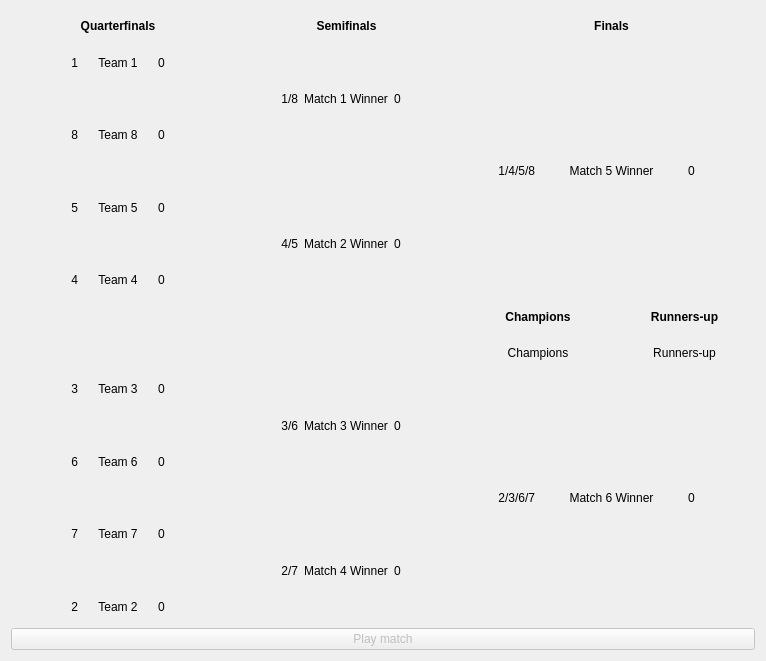
<?xml version="1.0" encoding="UTF-8"?>
<ui version="4.0">
 <class>EightTeamStandardCup</class>
 <widget class="QWidget" name="EightTeamStandardCup">
  <property name="geometry">
   <rect>
    <x>0</x>
    <y>0</y>
    <width>766</width>
    <height>661</height>
   </rect>
  </property>
  <property name="windowTitle">
   <string>Cup</string>
  </property>
  <layout class="QGridLayout" name="gridLayout">
   <item row="13" column="1">
    <widget class="QLabel" name="quarter3Team2">
     <property name="text">
      <string>Team 6</string>
     </property>
     <property name="alignment">
      <set>Qt::AlignCenter</set>
     </property>
    </widget>
   </item>
   <item row="11" column="2">
    <widget class="QLabel" name="quarter3Score1">
     <property name="text">
      <string>0</string>
     </property>
    </widget>
   </item>
   <item row="4" column="2">
    <widget class="QLabel" name="quarter1Score2">
     <property name="text">
      <string>0</string>
     </property>
    </widget>
   </item>
   <item row="17" column="0">
    <widget class="QLabel" name="quarter4Seed2">
     <property name="text">
      <string>2</string>
     </property>
     <property name="alignment">
      <set>Qt::AlignRight|Qt::AlignTrailing|Qt::AlignVCenter</set>
     </property>
    </widget>
   </item>
   <item row="15" column="2">
    <widget class="QLabel" name="quarter4Score1">
     <property name="text">
      <string>0</string>
     </property>
    </widget>
   </item>
   <item row="2" column="1">
    <widget class="QLabel" name="quarter1Team1">
     <property name="text">
      <string>Team 1</string>
     </property>
     <property name="alignment">
      <set>Qt::AlignCenter</set>
     </property>
    </widget>
   </item>
   <item row="2" column="0">
    <widget class="QLabel" name="quarter1Seed1">
     <property name="text">
      <string>1</string>
     </property>
     <property name="alignment">
      <set>Qt::AlignRight|Qt::AlignTrailing|Qt::AlignVCenter</set>
     </property>
    </widget>
   </item>
   <item row="0" column="3" colspan="3">
    <widget class="QLabel" name="sfLabel">
     <property name="font">
      <font>
       <weight>75</weight>
       <bold>true</bold>
      </font>
     </property>
     <property name="text">
      <string>Semifinals</string>
     </property>
     <property name="alignment">
      <set>Qt::AlignCenter</set>
     </property>
    </widget>
   </item>
   <item row="15" column="1">
    <widget class="QLabel" name="quarter4Team1">
     <property name="text">
      <string>Team 7</string>
     </property>
     <property name="alignment">
      <set>Qt::AlignCenter</set>
     </property>
    </widget>
   </item>
   <item row="0" column="0" colspan="3">
    <widget class="QLabel" name="qfLabel">
     <property name="font">
      <font>
       <weight>75</weight>
       <bold>true</bold>
      </font>
     </property>
     <property name="text">
      <string>Quarterfinals</string>
     </property>
     <property name="alignment">
      <set>Qt::AlignCenter</set>
     </property>
    </widget>
   </item>
   <item row="8" column="0">
    <widget class="QLabel" name="quarter2Seed2">
     <property name="text">
      <string>4</string>
     </property>
     <property name="alignment">
      <set>Qt::AlignRight|Qt::AlignTrailing|Qt::AlignVCenter</set>
     </property>
    </widget>
   </item>
   <item row="13" column="0">
    <widget class="QLabel" name="quarter3Seed2">
     <property name="text">
      <string>6</string>
     </property>
     <property name="alignment">
      <set>Qt::AlignRight|Qt::AlignTrailing|Qt::AlignVCenter</set>
     </property>
    </widget>
   </item>
   <item row="15" column="0">
    <widget class="QLabel" name="quarter4Seed1">
     <property name="text">
      <string>7</string>
     </property>
     <property name="alignment">
      <set>Qt::AlignRight|Qt::AlignTrailing|Qt::AlignVCenter</set>
     </property>
    </widget>
   </item>
   <item row="17" column="1">
    <widget class="QLabel" name="quarter4Team2">
     <property name="text">
      <string>Team 2</string>
     </property>
     <property name="alignment">
      <set>Qt::AlignCenter</set>
     </property>
    </widget>
   </item>
   <item row="3" column="4">
    <widget class="QLabel" name="quarter1Team">
     <property name="text">
      <string>Match 1 Winner</string>
     </property>
     <property name="alignment">
      <set>Qt::AlignCenter</set>
     </property>
    </widget>
   </item>
   <item row="2" column="2">
    <widget class="QLabel" name="quarter1Score1">
     <property name="text">
      <string>0</string>
     </property>
    </widget>
   </item>
   <item row="6" column="2">
    <widget class="QLabel" name="quarter2Score1">
     <property name="text">
      <string>0</string>
     </property>
    </widget>
   </item>
   <item row="21" column="0" colspan="10">
    <widget class="QPushButton" name="playCupMatchButton">
     <property name="enabled">
      <bool>false</bool>
     </property>
     <property name="text">
      <string>Play match</string>
     </property>
    </widget>
   </item>
   <item row="11" column="1">
    <widget class="QLabel" name="quarter3Team1">
     <property name="text">
      <string>Team 3</string>
     </property>
     <property name="alignment">
      <set>Qt::AlignCenter</set>
     </property>
    </widget>
   </item>
   <item row="8" column="2">
    <widget class="QLabel" name="quarter2Score2">
     <property name="text">
      <string>0</string>
     </property>
    </widget>
   </item>
   <item row="6" column="1">
    <widget class="QLabel" name="quarter2Team1">
     <property name="text">
      <string>Team 5</string>
     </property>
     <property name="alignment">
      <set>Qt::AlignCenter</set>
     </property>
    </widget>
   </item>
   <item row="6" column="0">
    <widget class="QLabel" name="quarter2Seed1">
     <property name="text">
      <string>5</string>
     </property>
     <property name="alignment">
      <set>Qt::AlignRight|Qt::AlignTrailing|Qt::AlignVCenter</set>
     </property>
    </widget>
   </item>
   <item row="4" column="1">
    <widget class="QLabel" name="quarter1Team2">
     <property name="text">
      <string>Team 8</string>
     </property>
     <property name="alignment">
      <set>Qt::AlignCenter</set>
     </property>
    </widget>
   </item>
   <item row="8" column="1">
    <widget class="QLabel" name="quarter2Team2">
     <property name="text">
      <string>Team 4</string>
     </property>
     <property name="alignment">
      <set>Qt::AlignCenter</set>
     </property>
    </widget>
   </item>
   <item row="11" column="0">
    <widget class="QLabel" name="quarter3Seed1">
     <property name="text">
      <string>3</string>
     </property>
     <property name="alignment">
      <set>Qt::AlignRight|Qt::AlignTrailing|Qt::AlignVCenter</set>
     </property>
    </widget>
   </item>
   <item row="10" column="6" colspan="2">
    <widget class="QLabel" name="champions">
     <property name="text">
      <string>Champions</string>
     </property>
     <property name="alignment">
      <set>Qt::AlignCenter</set>
     </property>
    </widget>
   </item>
   <item row="4" column="0">
    <widget class="QLabel" name="quarter1Seed2">
     <property name="text">
      <string>8</string>
     </property>
     <property name="alignment">
      <set>Qt::AlignRight|Qt::AlignTrailing|Qt::AlignVCenter</set>
     </property>
    </widget>
   </item>
   <item row="13" column="2">
    <widget class="QLabel" name="quarter3Score2">
     <property name="text">
      <string>0</string>
     </property>
    </widget>
   </item>
   <item row="17" column="2">
    <widget class="QLabel" name="quarter4Score2">
     <property name="text">
      <string>0</string>
     </property>
    </widget>
   </item>
   <item row="5" column="6">
    <widget class="QLabel" name="half1Seed">
     <property name="text">
      <string>1/4/5/8</string>
     </property>
     <property name="alignment">
      <set>Qt::AlignRight|Qt::AlignTrailing|Qt::AlignVCenter</set>
     </property>
    </widget>
   </item>
   <item row="16" column="4">
    <widget class="QLabel" name="quarter4Team">
     <property name="text">
      <string>Match 4 Winner</string>
     </property>
     <property name="alignment">
      <set>Qt::AlignCenter</set>
     </property>
    </widget>
   </item>
   <item row="0" column="6" colspan="4">
    <widget class="QLabel" name="finalsLabel">
     <property name="font">
      <font>
       <weight>75</weight>
       <bold>true</bold>
      </font>
     </property>
     <property name="text">
      <string>Finals</string>
     </property>
     <property name="alignment">
      <set>Qt::AlignCenter</set>
     </property>
    </widget>
   </item>
   <item row="3" column="3">
    <widget class="QLabel" name="quarter1Seed">
     <property name="text">
      <string>1/8</string>
     </property>
     <property name="alignment">
      <set>Qt::AlignRight|Qt::AlignTrailing|Qt::AlignVCenter</set>
     </property>
    </widget>
   </item>
   <item row="7" column="3">
    <widget class="QLabel" name="quarter2Seed">
     <property name="text">
      <string>4/5</string>
     </property>
     <property name="alignment">
      <set>Qt::AlignRight|Qt::AlignTrailing|Qt::AlignVCenter</set>
     </property>
    </widget>
   </item>
   <item row="3" column="5">
    <widget class="QLabel" name="quarter1Score">
     <property name="text">
      <string>0</string>
     </property>
    </widget>
   </item>
   <item row="7" column="5">
    <widget class="QLabel" name="quarter2Score">
     <property name="text">
      <string>0</string>
     </property>
    </widget>
   </item>
   <item row="7" column="4">
    <widget class="QLabel" name="quarter2Team">
     <property name="text">
      <string>Match 2 Winner</string>
     </property>
     <property name="alignment">
      <set>Qt::AlignCenter</set>
     </property>
    </widget>
   </item>
   <item row="5" column="9">
    <widget class="QLabel" name="half1Score">
     <property name="text">
      <string>0</string>
     </property>
    </widget>
   </item>
   <item row="5" column="7" colspan="2">
    <widget class="QLabel" name="half1Team">
     <property name="text">
      <string>Match 5 Winner</string>
     </property>
     <property name="alignment">
      <set>Qt::AlignCenter</set>
     </property>
    </widget>
   </item>
   <item row="10" column="8" colspan="2">
    <widget class="QLabel" name="runnersUp">
     <property name="text">
      <string>Runners-up</string>
     </property>
     <property name="alignment">
      <set>Qt::AlignCenter</set>
     </property>
    </widget>
   </item>
   <item row="9" column="8" colspan="2">
    <widget class="QLabel" name="runnersUpLabel">
     <property name="font">
      <font>
       <weight>75</weight>
       <bold>true</bold>
      </font>
     </property>
     <property name="text">
      <string>Runners-up</string>
     </property>
     <property name="alignment">
      <set>Qt::AlignCenter</set>
     </property>
    </widget>
   </item>
   <item row="9" column="6" colspan="2">
    <widget class="QLabel" name="championsLabel">
     <property name="font">
      <font>
       <weight>75</weight>
       <bold>true</bold>
      </font>
     </property>
     <property name="text">
      <string>Champions</string>
     </property>
     <property name="alignment">
      <set>Qt::AlignCenter</set>
     </property>
    </widget>
   </item>
   <item row="16" column="5">
    <widget class="QLabel" name="quarter4Score">
     <property name="text">
      <string>0</string>
     </property>
    </widget>
   </item>
   <item row="12" column="3">
    <widget class="QLabel" name="quarter3Seed">
     <property name="text">
      <string>3/6</string>
     </property>
     <property name="alignment">
      <set>Qt::AlignRight|Qt::AlignTrailing|Qt::AlignVCenter</set>
     </property>
    </widget>
   </item>
   <item row="12" column="4">
    <widget class="QLabel" name="quarter3Team">
     <property name="text">
      <string>Match 3 Winner</string>
     </property>
     <property name="alignment">
      <set>Qt::AlignCenter</set>
     </property>
    </widget>
   </item>
   <item row="12" column="5">
    <widget class="QLabel" name="quarter3Score">
     <property name="text">
      <string>0</string>
     </property>
    </widget>
   </item>
   <item row="16" column="3">
    <widget class="QLabel" name="quarter4Seed">
     <property name="text">
      <string>2/7</string>
     </property>
     <property name="alignment">
      <set>Qt::AlignRight|Qt::AlignTrailing|Qt::AlignVCenter</set>
     </property>
    </widget>
   </item>
   <item row="14" column="6">
    <widget class="QLabel" name="half2Seed">
     <property name="text">
      <string>2/3/6/7</string>
     </property>
     <property name="alignment">
      <set>Qt::AlignRight|Qt::AlignTrailing|Qt::AlignVCenter</set>
     </property>
    </widget>
   </item>
   <item row="14" column="7" colspan="2">
    <widget class="QLabel" name="half2Team">
     <property name="text">
      <string>Match 6 Winner</string>
     </property>
     <property name="alignment">
      <set>Qt::AlignCenter</set>
     </property>
    </widget>
   </item>
   <item row="14" column="9">
    <widget class="QLabel" name="half2Score">
     <property name="text">
      <string>0</string>
     </property>
    </widget>
   </item>
  </layout>
 </widget>
 <resources/>
 <connections/>
</ui>
